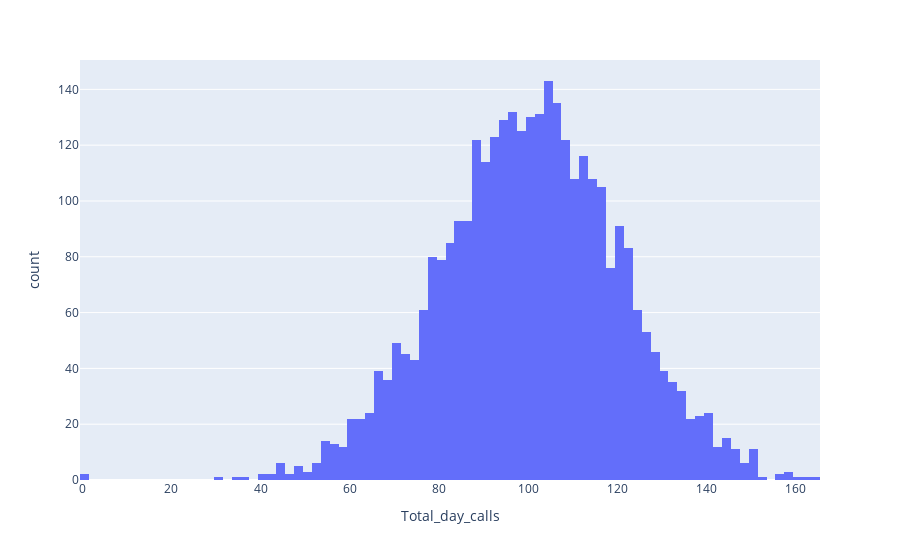

This figure's notebook cell:
### Code cell
px.histogram(df, x= "Total_day_calls")

### Figure 1 — Plotly figure (JSON) as saved in the notebook; plotly's stock layout.template omitted (floating-point values rounded to 4 significant figures; data arrays with more than 128 entries replaced by an {"elided": "..."} marker saying what was removed)
{"data": [{"alignmentgroup": "True", "bingroup": "x", "hovertemplate": "Total_day_calls=%{x}<br>count=%{y}<extra></extra>", "legendgroup": "", "marker": {"color": "#636efa", "pattern": {"shape": ""}}, "name": "", "offsetgroup": "", "orientation": "v", "showlegend": false, "type": "histogram", "x": {"elided": "3333 int values"}, "xaxis": "x", "yaxis": "y"}], "layout": {"barmode": "relative", "legend": {"tracegroupgap": 0}, "margin": {"t": 60}, "xaxis": {"anchor": "y", "domain": [0, 1], "title": {"text": "Total_day_calls"}}, "yaxis": {"anchor": "x", "domain": [0, 1], "title": {"text": "count"}}}}
